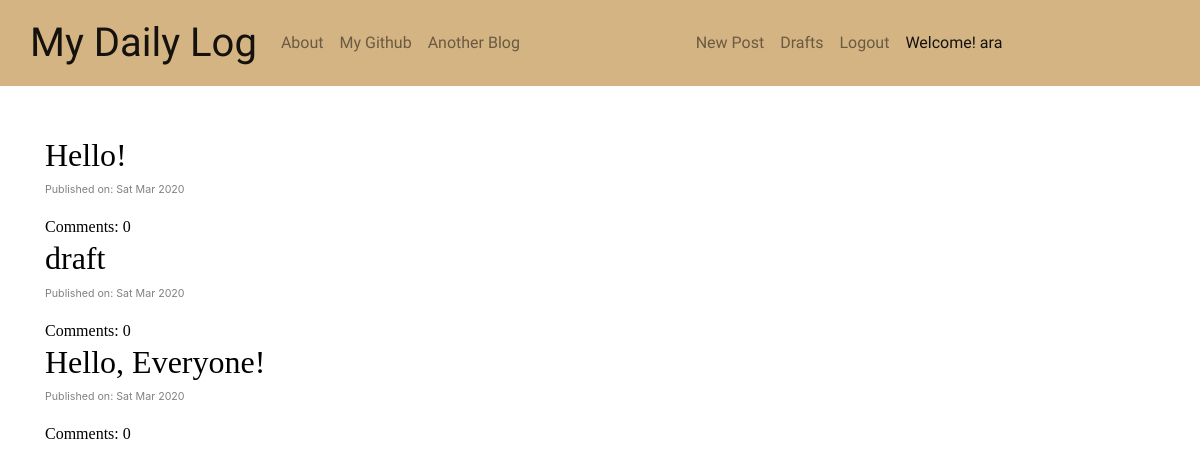
The app's page / (signed in), older data.
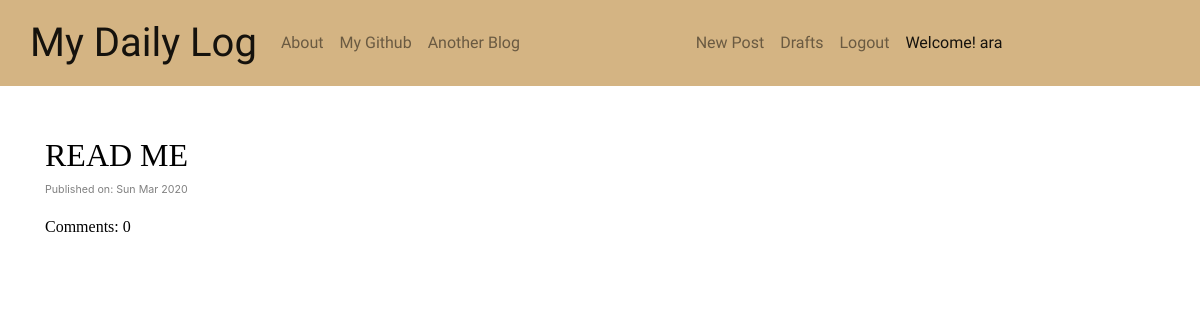
The same page, newer data.
### blog/models.py (models this page shows, shortened)
class Post(models.Model): # Post는 author, title, text, created_date, published_date로 구성된다.
    author=models.ForeignKey('auth.User', on_delete=models.CASCADE) # author는 파이썬 auth에 있는 User를 외래키로 사용한다.
    title=models.CharField(max_length=200)
    text=models.TextField()
    created_date=models.DateTimeField(default=timezone.now) # created_date는 기본적으로 현재 시간으로 지정된다.
    published_date=models.DateTimeField(blank=True, null=True) # published_date는 후에 publish버튼을 누르면 시간이 지정된다.
    def approve_comments(self): # approved상태의 comment를 모은다.
        return self.comments.filter(approved_comment=True)

### blog/views.py (the view)
# urls.py: path('',views.PostListView.as_view(),name='post_list'),
class PostListView(ListView): # Post list를 보여주는 view
    model=Post
    def get_queryset(self): # 지금까지 publish된 post들을 내림차순으로 가져온다.
        return Post.objects.filter(published_date__lte=timezone.now()).order_by('-published_date') # lte=less than equal. 오름차순으로 나타내고 싶으면 published_date앞의 -를 지우면 된다.

### blog/templates/blog/post_list.html
{% extends 'blog/home.html' %}
{% block content %}
<div class="centerstage">
  {% for post in post_list %}
  <div class="post">
    <h2><a class="listtitle" href="{% url 'post_detail' pk=post.pk %}">{{ post.title }}</a></h2>
    <div class="date postdate">
      <p>Published on: {{ post.published_date|date:"D M Y"}}</p>
    </div>
    <a class="listtitle" href="{% url 'post_detail' pk=post.pk %}">Comments: {{ post.approve_comments.count }}</a>
  </div>
  {% endfor %}
</div>
{% endblock %}

### blog/templates/blog/home.html (shortened to what this page needs)
<!DOCTYPE html>
{% load static %}
<html lang="en" dir="ltr">
  <head>
    <link rel="stylesheet" href="https://stackpath.bootstrapcdn.com/bootstrap/4.4.1/css/bootstrap.min.css">
    <link rel="stylesheet" href="{% static 'css/blog.css' %}">
    <link rel="stylesheet" href="//cdn.jsdelivr.net/medium-editor/latest/css/medium-editor.min.css" type="text/css" media="screen" charset="utf-8">
  </head>
  <body>
    <nav class="navbar navbar-expand navbar-light">
      <div class="container">
        <a class="titleset navbar-brand" href="{% url 'post_list' %}">My Daily Log</a>
          <div class="collapse navbar-collapse">
            <ul class="nav navbar-nav">
              <li class="navbar-link"><a class="nav-link" href="{% url 'about' %}">About</a></li>
              <li class="navbar-link"><a class="nav-link" href="https://github.com/arajo-hub">My Github</a></li>
              <li class="navbar-link"><a class="nav-link" href="https://blog.naver.com/0424ing">Another Blog</a></li>
            </ul>
          </div>
          {% if user.is_authenticated %}
          <div class="collapse navbar-collapse">
            <ul class="nav navbar-nav">
              <li class="navbar-link"><a class="nav-link" href="{% url 'post_new' %}">New Post</a></li>
              <li class="navbar-link"><a class="nav-link" href="{% url 'post_draft_list' %}">Drafts</a></li>
              <li class="navbar-link"><a class="nav-link" href="{% url 'logout' %}">Logout</a></li>
              <li class="navbar-item"><a class="nav-link active">Welcome! {{ user.username }}</a></li>
            </ul>
          {% else %}
            <ul class="nav navbar-nav">
              <li class="navbar-link"><a class="nav-link" href="{% url 'login' %}">Login</a></li>
            </ul>
          {% endif %}
        </div>
      </div>
    </nav>
    <div class="content container">
      <div class="row">
        <div class="col-md-8">
          {% block content %}{% endblock %}
        </div>
      </div>
    </div>
  </body>
</html>

### blog/static/css/blog.css (style rules this page uses)
.titleset { font-family: 'Limelight', cursive; font-size: 30pt; }
.nav-link { font-family: 'Glegoo', serif; font-size: 12pt; }
.centerstage { margin-top:50px; }
.navbar { background-color: #D4B483; }
.listtitle, .loginsub, .nocomment, .aboutmetext { font-family: 'Source Serif Pro', serif; color:black; }
.postdate { color:gray; font-size:8pt; margin-bottom:15px; }

Row changes from the older to the newer data that the page shows:
removed Post: title "Hello!", published_date "Sat Mar 2020", approve_comments.count "0"
removed Post: title "draft", published_date "Sat Mar 2020", approve_comments.count "0"
removed Post: title "Hello, Everyone!", published_date "Sat Mar 2020", approve_comments.count "0"
added Post: title "READ ME", published_date "Sun Mar 2020", approve_comments.count "0"
